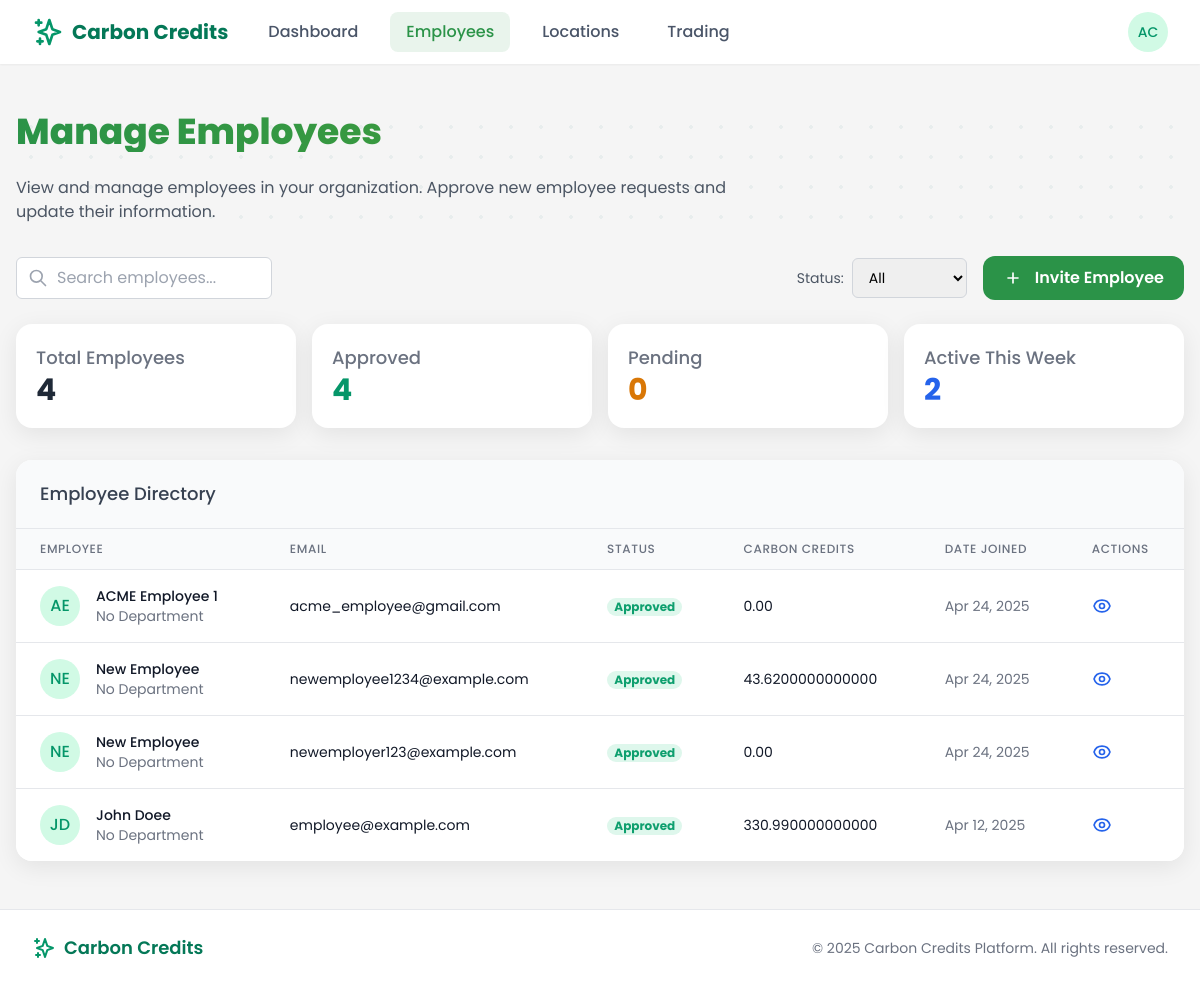
The page /employer/employees/ (signed in) on the database its author committed.
### users/models.py (models this page shows, shortened)
class CustomUser(AbstractUser):
    is_employee = models.BooleanField(default=False)
    is_employer = models.BooleanField(default=False)
    is_bank_admin = models.BooleanField(default=False)
    is_super_admin = models.BooleanField(default=False)
    email = models.EmailField(_('email address'), unique=True)
    date_joined = models.DateTimeField(default=timezone.now)
    approved = models.BooleanField(default=False)
    USERNAME_FIELD = 'email'
    REQUIRED_FIELDS = ['username', 'first_name', 'last_name']
    class Meta:
        verbose_name = _('user')
        verbose_name_plural = _('users')

class EmployeeProfile(models.Model):
    user = models.OneToOneField(
        CustomUser,
        on_delete=models.CASCADE,
        related_name='employee_profile'
    )
    employer = models.ForeignKey(
        EmployerProfile,
        on_delete=models.CASCADE,
        related_name='employees'
    )
    employee_id = models.CharField(max_length=50, blank=True, null=True)
    approved = models.BooleanField(default=False)
    created_at = models.DateTimeField(default=timezone.now)
    wallet_balance = models.DecimalField(max_digits=10, decimal_places=2, default=0)
    department = models.CharField(max_length=100, blank=True)

### core/views/employer_views.py (the view)
# urls.py: path('employees/', employees_list, name='employees'),
@login_required
@user_passes_test(lambda u: u.is_employer)
def employees_list(request):
    employees = request.user.employer_profile.employees.all().order_by('-created_at')
    total_employees = employees.count()
    approved_employees = employees.filter(approved=True).count()
    pending_employees = employees.filter(approved=False).count()
    one_week_ago = timezone.now() - timedelta(days=7)
    employee_ids = employees.filter(approved=True).values_list('id', flat=True)
    active_employees_count = Trip.objects.filter(
        employee__in=employee_ids,
        start_time__gte=one_week_ago
    ).values('employee').distinct().count()
    for employee in employees:
        employee_trips = Trip.objects.filter(employee=employee)
        employee.total_credits = employee_trips.aggregate(Sum('credits_earned'))['credits_earned__sum'] or 0
        employee.trip_count = employee_trips.count()
        employee.total_co2_saved = employee_trips.aggregate(Sum('carbon_savings'))['carbon_savings__sum'] or 0
    context = {
        'employees': employees,
        'total_employees': total_employees,
        'approved_employees': approved_employees,
        'pending_employees': pending_employees,
        'active_employees_count': active_employees_count,
        'page_title': 'Manage Employees',
    }
    return render(request, 'employer/employees.html', context)

### templates/employer/employees.html (shortened to what this page needs)
{% extends 'base.html' %}
{% block content %}
<div class="employees-container px-4 py-6">
    <div class="relative mb-8">
        <div class="bg-pattern"></div>
        <div class="relative z-10">
            <h1 class="section-headline text-3xl md:text-4xl font-bold mb-6">Manage Employees</h1>
            <p class="text-gray-600 max-w-3xl">
                View and manage employees in your organization. Approve new employee requests and update their information.
            </p>
        </div>
    </div>
    <div class="flex flex-col md:flex-row justify-between items-start md:items-center mb-6 gap-4">
        <div class="search-container w-full md:w-64">
            <div class="search-icon">
                <svg xmlns="http://www.w3.org/2000/svg" class="h-5 w-5" fill="none" viewBox="0 0 24 24" stroke="currentColor">
                    <path stroke-linecap="round" stroke-linejoin="round" stroke-width="2" d="M21 21l-6-6m2-5a7 7 0 11-14 0 7 7 0 0114 0z" />
                </svg>
            </div>
            <input type="text" placeholder="Search employees..." id="employee-search" class="search-input w-full px-4 py-2 rounded-md border border-gray-300 focus:outline-none focus:ring-2 focus:ring-green-500 focus:border-transparent">
        </div>
        <div class="flex items-center space-x-4">
            <div class="flex items-center space-x-2">
                <span class="text-sm text-gray-600">Status:</span>
                <select id="status-filter" class="px-3 py-2 rounded-md border border-gray-300 text-sm focus:outline-none focus:ring-2 focus:ring-green-500 focus:border-transparent">
                    <option value="all">All</option>
                </select>
            </div>
            <button id="open-invite-modal" class="btn-primary flex items-center">
                <svg xmlns="http://www.w3.org/2000/svg" class="h-5 w-5 mr-1" fill="none" viewBox="0 0 24 24" stroke="currentColor">
                    <path stroke-linecap="round" stroke-linejoin="round" stroke-width="2" d="M12 6v6m0 0v6m0-6h6m-6 0H6" />
                </svg>
                Invite Employee
            </button>
        </div>
    </div>
    <div class="grid grid-cols-1 sm:grid-cols-2 md:grid-cols-4 gap-4 mb-8">
        <div class="modern-card p-5">
            <h3 class="text-lg font-medium text-gray-500">Total Employees</h3>
            <p class="text-3xl font-bold text-gray-800">{{ total_employees }}</p>
        </div>
        <div class="modern-card p-5">
            <h3 class="text-lg font-medium text-gray-500">Approved</h3>
            <p class="text-3xl font-bold text-green-600">{{ approved_employees }}</p>
        </div>
        <div class="modern-card p-5">
            <h3 class="text-lg font-medium text-gray-500">Pending</h3>
            <p class="text-3xl font-bold text-yellow-600">{{ pending_employees }}</p>
        </div>
        <div class="modern-card p-5">
            <h3 class="text-lg font-medium text-gray-500">Active This Week</h3>
            <p class="text-3xl font-bold text-blue-600">{{ active_employees_count }}</p>
        </div>
    </div>
    <div class="modern-card overflow-hidden">
        <div class="px-6 py-5 border-b border-gray-200 bg-gray-50">
            <h3 class="text-lg font-medium text-gray-700">Employee Directory</h3>
        </div>
        {% if employees %}
        <div class="overflow-x-auto">
            <table class="min-w-full divide-y divide-gray-200">
                <thead class="bg-gray-50">
                    <tr>
                        <th scope="col" class="px-6 py-3 text-left text-xs font-medium text-gray-500 uppercase tracking-wider">Employee</th>
                        <th scope="col" class="px-6 py-3 text-left text-xs font-medium text-gray-500 uppercase tracking-wider">Email</th>
                        <th scope="col" class="px-6 py-3 text-left text-xs font-medium text-gray-500 uppercase tracking-wider">Status</th>
                        <th scope="col" class="px-6 py-3 text-left text-xs font-medium text-gray-500 uppercase tracking-wider">Carbon Credits</th>
                        <th scope="col" class="px-6 py-3 text-left text-xs font-medium text-gray-500 uppercase tracking-wider">Date Joined</th>
                        <th scope="col" class="px-6 py-3 text-left text-xs font-medium text-gray-500 uppercase tracking-wider">Actions</th>
                    </tr>
                </thead>
                <tbody class="bg-white divide-y divide-gray-200" id="employees-table-body">
                    {% for employee in employees %}
                    <tr class="employee-row" data-status="{% if employee.approved %}approved{% else %}pending{% endif %}">
                        <td class="px-6 py-4 whitespace-nowrap">
                            <div class="flex items-center">
                                <div class="h-10 w-10 rounded-full bg-green-100 flex items-center justify-center text-green-600 font-medium">
                                    {{ employee.user.first_name|slice:":1" }}{{ employee.user.last_name|slice:":1" }}
                                </div>
                                <div class="ml-4">
                                    <div class="text-sm font-medium text-gray-900">{{ employee.user.get_full_name }}</div>
                                    <div class="text-sm text-gray-500">{{ employee.department|default:"No Department" }}</div>
                                </div>
                            </div>
                        </td>
                        <td class="px-6 py-4 whitespace-nowrap">
                            <div class="text-sm text-gray-900">{{ employee.user.email }}</div>
                        </td>
                        <td class="px-6 py-4 whitespace-nowrap">
                            {% if employee.approved %}
                            <span class="badge badge-success">Approved</span>
                            {% else %}
                            <span class="badge badge-warning">Pending</span>
                            {% endif %}
                        </td>
                        <td class="px-6 py-4 whitespace-nowrap">
                            <div class="text-sm text-gray-900">{{ employee.total_credits|default:"0.00" }}</div>
                        </td>
                        <td class="px-6 py-4 whitespace-nowrap text-sm text-gray-500">
                            {{ employee.created_at|date:"M d, Y" }}
                        </td>
                        <td class="px-6 py-4 whitespace-nowrap text-right text-sm font-medium">
                            <div class="flex space-x-2">
                                <button
                                    class="text-blue-600 hover:text-blue-900 action-btn view-employee-btn"
                                    data-employee-id="{{ employee.id }}"
                                    data-employee-name="{{ employee.user.get_full_name }}"
                                    data-employee-email="{{ employee.user.email }}"
                                    data-employee-status="{% if employee.approved %}Approved{% else %}Pending{% endif %}"
                                    data-employee-joined="{{ employee.created_at|date:'M d, Y' }}"
                                    data-employee-department="{{ employee.department|default:'Not specified' }}"
                                    data-employee-credits="{{ employee.total_credits|default:'0.00' }}"
                                    data-employee-trips="{{ employee.trip_count|default:'0' }}"
                                    data-employee-co2="{{ employee.total_co2_saved|default:'0.00' }}"
                                >
                                </button>
                            </div>
                        </td>
                    </tr>
                    {% endfor %}
                </tbody>
            </table>
        </div>
        {% endif %}
    </div>
</div>
{% endblock %}

### templates/base.html (shortened to what this page needs)
{% load static %}
<!DOCTYPE html>
<html lang="en">
<head>
    <link href="https://cdn.jsdelivr.net/npm/tailwindcss@2.2.19/dist/tailwind.min.css" rel="stylesheet">
</head>
<body class="flex flex-col min-h-screen">
    <header class="bg-white shadow-sm sticky top-0 z-50">
        <nav class="max-w-7xl mx-auto px-4 sm:px-6 lg:px-8">
            <div class="flex justify-between h-16">
                <div class="flex">
                    <div class="flex-shrink-0 flex items-center">
                        <a href="{% url 'home' %}" class="flex items-center">
                            <svg xmlns="http://www.w3.org/2000/svg" class="h-8 w-8 text-green-600" fill="none" viewBox="0 0 24 24" stroke="currentColor">
                                <path stroke-linecap="round" stroke-linejoin="round" stroke-width="2" d="M5 3v4M3 5h4M6 17v4m-2-2h4m5-16l2.286 6.857L21 12l-5.714 2.143L13 21l-2.286-6.857L5 12l5.714-2.143L13 3z" />
                            </svg>
                            <span class="ml-2 text-xl font-bold text-green-700">Carbon Credits</span>
                        </a>
                    </div>
                    {% if user.is_authenticated %}
                    <div class="hidden sm:ml-6 sm:flex sm:space-x-4 items-center">
                        {% if user.is_super_admin %}
                        <a href="{% url 'admin_dashboard' %}" class="nav-link {% if request.resolver_match.url_name == 'admin_dashboard' %}active{% endif %}">Dashboard</a>
                        <a href="{% url 'admin_users' %}" class="nav-link {% if request.resolver_match.url_name == 'admin_users' %}active{% endif %}">Users</a>
                        <a href="{% url 'admin_reports' %}" class="nav-link {% if request.resolver_match.url_name == 'admin_reports' %}active{% endif %}">Reports</a>
                        {% elif user.is_employer %}
                        <a href="{% url 'employer:employer_dashboard' %}" class="nav-link {% if request.resolver_match.url_name == 'employer_dashboard' %}active{% endif %}">Dashboard</a>
                        <a href="{% url 'employer:employees' %}" class="nav-link {% if request.resolver_match.url_name == 'employees' %}active{% endif %}">Employees</a>
                        <a href="{% url 'employer:locations' %}" class="nav-link {% if request.resolver_match.url_name == 'locations' %}active{% endif %}">Locations</a>
                        <a href="{% url 'employer:trading' %}" class="nav-link {% if request.resolver_match.url_name == 'trading' %}active{% endif %}">Trading</a>
                        {% endif %}
                    </div>
                    {% endif %}
                </div>
                <div class="flex items-center">
                    {% if user.is_authenticated %}
                    <div class="ml-3 relative">
                        <div>
                            <button type="button" class="bg-white rounded-full flex text-sm focus:outline-none focus:ring-2 focus:ring-offset-2 focus:ring-green-500" id="user-menu-button" aria-expanded="false" aria-haspopup="true">
                                <div class="h-10 w-10 rounded-full bg-green-100 flex items-center justify-center text-green-600 font-medium">
                                    {{ user.first_name|slice:":1" }}{{ user.last_name|slice:":1" }}
                                </div>
                            </button>
                        </div>
                    </div>
                    {% else %}
                    <a href="{% url 'login' %}" class="btn-secondary">Log in</a>
                    <a href="{% url 'register' %}" class="ml-3 btn-primary">Register</a>
                    {% endif %}
                </div>
            </div>
        </nav>
    </header>
    <main class="flex-grow py-6">
        {% block content %}{% endblock %}
    </main>
    <footer class="bg-white py-6 border-t border-gray-200 mt-auto">
        <div class="max-w-7xl mx-auto px-4 sm:px-6 lg:px-8">
            <div class="flex flex-col md:flex-row md:justify-between items-center">
                <div class="flex items-center mb-4 md:mb-0">
                    <svg xmlns="http://www.w3.org/2000/svg" class="h-6 w-6 text-green-600" fill="none" viewBox="0 0 24 24" stroke="currentColor">
                        <path stroke-linecap="round" stroke-linejoin="round" stroke-width="2" d="M5 3v4M3 5h4M6 17v4m-2-2h4m5-16l2.286 6.857L21 12l-5.714 2.143L13 21l-2.286-6.857L5 12l5.714-2.143L13 3z" />
                    </svg>
                    <span class="ml-2 text-lg font-semibold text-green-700">Carbon Credits</span>
                </div>
                <p class="text-center text-gray-500 text-sm">
                    &copy; {% now "Y" %} Carbon Credits Platform. All rights reserved.
                </p>
            </div>
        </div>
    </footer>
</body>
</html>

### rows shown on the page
CustomUser: first_name "A", last_name "C"
EmployeeProfile: user.first_name "A", user.last_name "E", user.get_full_name "ACME Employee 1", department "No Department", user.email "acme_employee@gmail.com", approved "Approved", total_credits "0.00", created_at "Apr 24, 2025"
EmployeeProfile: user.first_name "N", user.last_name "E", user.get_full_name "New Employee", department "No Department", user.email "newemployee1234@example.com", approved "Approved", total_credits "43.6200000000000", created_at "Apr 24, 2025"
EmployeeProfile: user.first_name "N", user.last_name "E", user.get_full_name "New Employee", department "No Department", user.email "newemployer123@example.com", approved "Approved", total_credits "0.00", created_at "Apr 24, 2025"
EmployeeProfile: user.first_name "J", user.last_name "D", user.get_full_name "John Doee", department "No Department", user.email "employee@example.com", approved "Approved", total_credits "330.990000000000", created_at "Apr 12, 2025"

### other values the page prints
{{ total_employees }} "4"
{{ approved_employees }} "4"
{{ pending_employees }} "0"
{{ active_employees_count }} "2"
